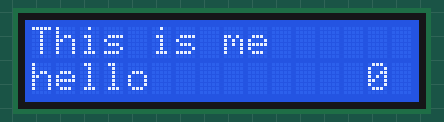
A sketch run on a simulated ATtiny85, built with avr-gcc and run on an emulated ATtiny85. Shown: 16×2 character LCD.

Above: at 0.1 s.
At 4.1 s:
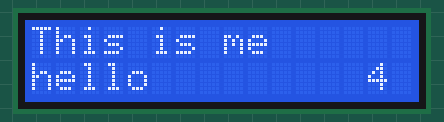
At 9.1 s:
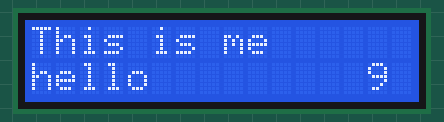
At 19.1 s:
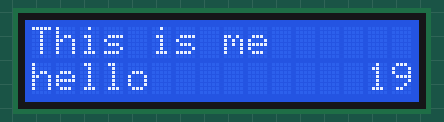
At 29.1 s:
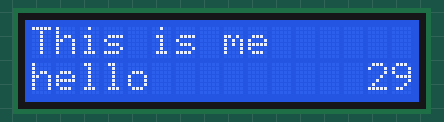
At 39.1 s:
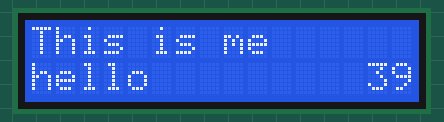

Measured:
- what the display in image 1 shows lasts 1.0 s, from 4.1 s to 5.1 s

The sketch:

code.ino
```cpp
#include<LiquidCrystal.h>

LiquidCrystal lcd(0, 1, 2, 3, 4, 5);

void setup() {
  lcd.begin(16, 2);
  lcd.print("This is me");
  lcd.setCursor(0, 1);
  lcd.print("hello");
}
void loop() {
  lcd.setCursor(14, 1);
  lcd.print(millis() / 1000);
  delay(100);
}
```
